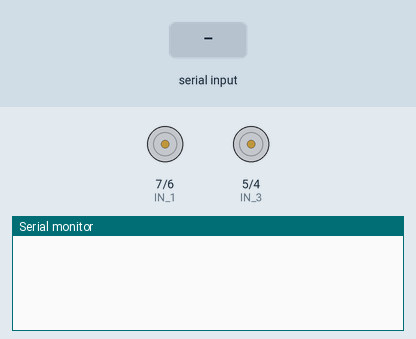
Simulated run of this sketch. Board: Arduino Uno, built for the host (arithmetic inside an expression is 32-bit, double 64-bit). Parts: motor-driver pin pairs drawn as motors (green arrow = first pin HIGH = forward, orange = second pin HIGH = backward, longer = more drive, scaled by the enable pin), the last lines printed to the serial monitor. Inputs (shaded band) come from the test bench.

Above: at 1.2 s.
1.3 s: "F" received over Serial
At 1.9 s:
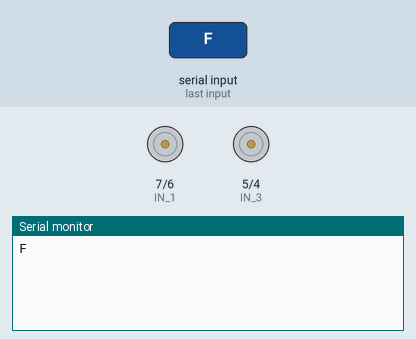
2.8 s: "B" received over Serial
At 4.0 s:
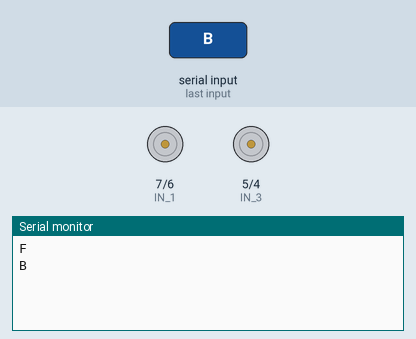
4.3 s: "L" received over Serial
At 5.4 s:
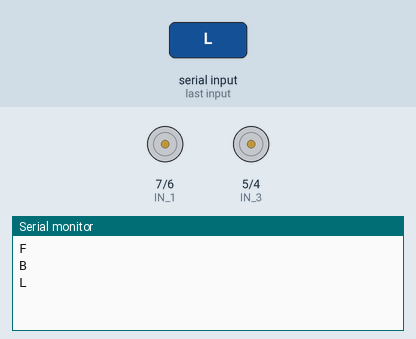
5.8 s: "R" received over Serial
At 6.6 s:
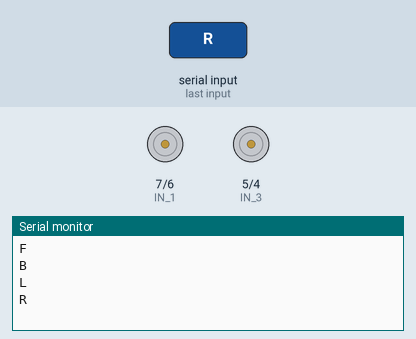

Measured:
- after the input at 1.3 s, the serial monitor: prints a new line at once (image 1)
- after the input at 2.8 s, the serial monitor: prints a new line at once (image 2)
- after the input at 4.3 s, the serial monitor: prints a new line at once (image 3)
- after the input at 5.8 s, the serial monitor: prints a new line at once (image 4)

The sketch:

robocar_uno_bluetooth.ino
```cpp
/* define L298N or L293D motor control pins */
#define ENA A1  // Fungsi motor sisi Kiri (D5)
#define ENB A2  // Fungsi motor sisi Kanan (D6)
#define IN_1 7  // Fungsi  L298N in1 motor 1 kiri (D8)
#define IN_2 6  // Fungsi L298N in2 motor 2 kiri (D7)
#define IN_3 5  // Fungsi L298N in3 motor 1 kanan (D4)
#define IN_4 4  // Fungsi L298N in4 motor 2 kanan (D3)

#define LB D0  // Fungsi Lampu belakang (D0)
#define LD D1  // Fungsi Lampu depan (D1)

char value;

int kecepatan = 800;  // Range kecepatan 400 - 1023.

void setup() {
  /* initialize motor control pins as output */
  pinMode(ENA, OUTPUT);
  pinMode(ENB, OUTPUT);
  pinMode(IN_1, OUTPUT);
  pinMode(IN_2, OUTPUT);
  pinMode(IN_3, OUTPUT);
  pinMode(IN_4, OUTPUT);
  Serial.begin(9600);
}

void loop() {
  //  maju();
  //  delay(1000);
  //  mundur();
  //  delay(1000);
  //  belokKanan();
  //  delay(1000);
  //  belokKiri();
  //  delay(1000);
  Bluetoothcontrol();
}

void Bluetoothcontrol() {
  if (Serial.available() > 0) {
    value = Serial.read();
    Serial.println(value);
  }
  if (value == 'F') {
    maju();
  } else if (value == 'B') {
    mundur();
  } else if (value == 'L') {
    belokKanan();
  } else if (value == 'R') {
    belokKiri();
  } else if (value == 'S') {
    berhenti();
  }
}

//Fungsi untuk mengontrol pergerakan robot
void belokKanan() {
  digitalWrite(IN_1, LOW);
  digitalWrite(IN_2, HIGH);
  analogWrite(ENA, kecepatan);

  digitalWrite(IN_3, LOW);
  digitalWrite(IN_4, HIGH);
  analogWrite(ENB, kecepatan);
}

void belokKiri() {
  digitalWrite(IN_1, HIGH);
  digitalWrite(IN_2, LOW);
  analogWrite(ENA, kecepatan);

  digitalWrite(IN_3, HIGH);
  digitalWrite(IN_4, LOW);
  analogWrite(ENB, kecepatan);
}

void maju() {
  digitalWrite(IN_1, HIGH);
  digitalWrite(IN_2, LOW);
  analogWrite(ENA, kecepatan);

  digitalWrite(IN_3, LOW);
  digitalWrite(IN_4, HIGH);
  analogWrite(ENB, kecepatan);
}

void mundur() {

  digitalWrite(IN_1, LOW);
  digitalWrite(IN_2, HIGH);
  analogWrite(ENA, kecepatan);

  digitalWrite(IN_3, HIGH);
  digitalWrite(IN_4, LOW);
  analogWrite(ENB, kecepatan);
}

void berhenti() {
  digitalWrite(IN_1, LOW);
  digitalWrite(IN_2, LOW);
  analogWrite(ENA, kecepatan);

  digitalWrite(IN_3, LOW);
  digitalWrite(IN_4, LOW);
  analogWrite(ENB, kecepatan);
}
```
